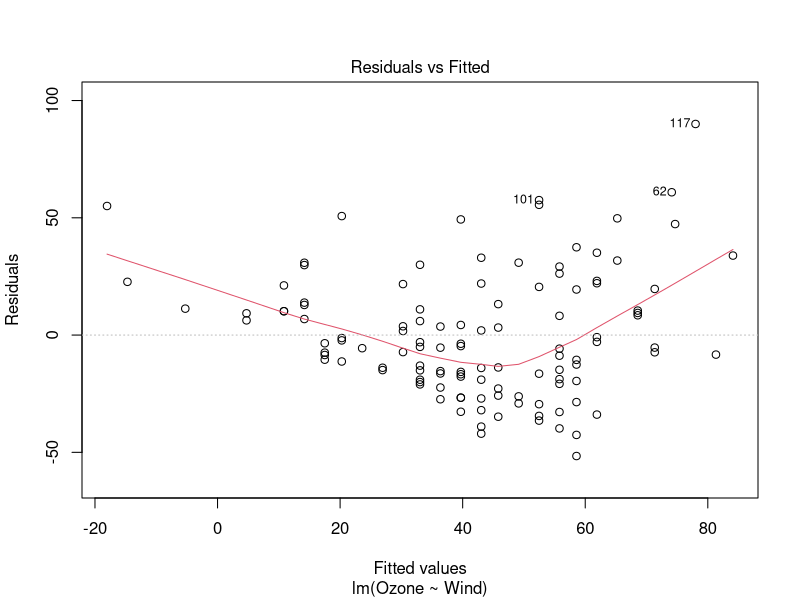
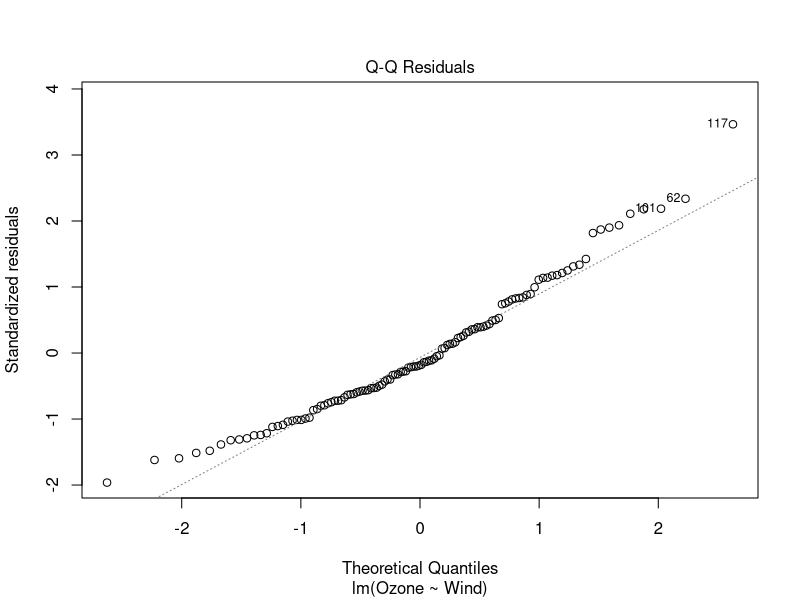
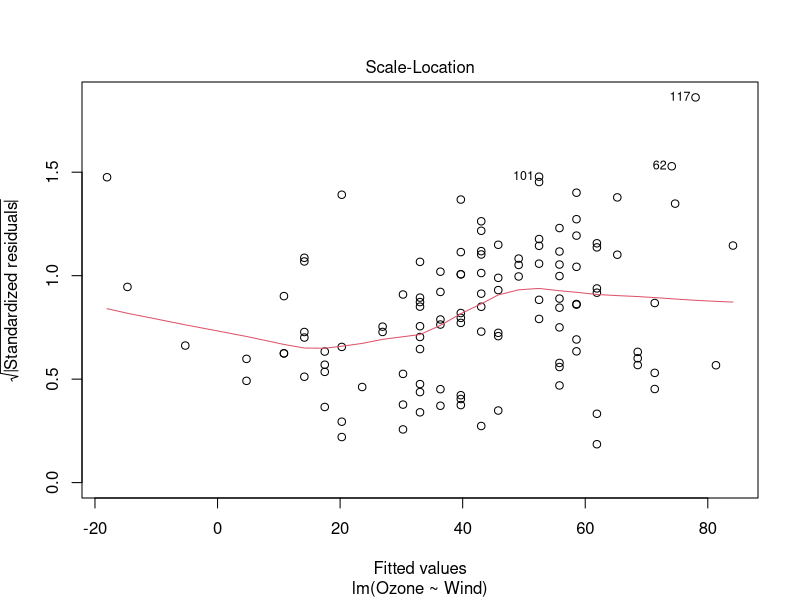
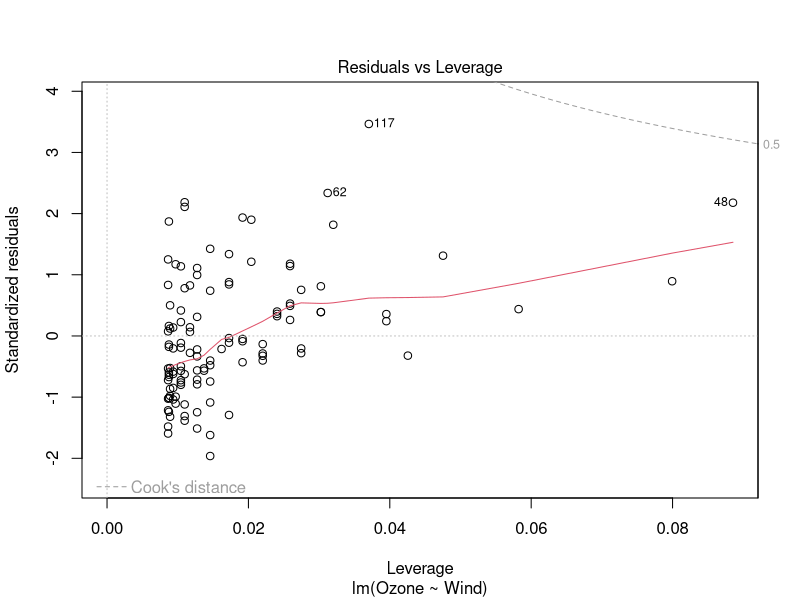
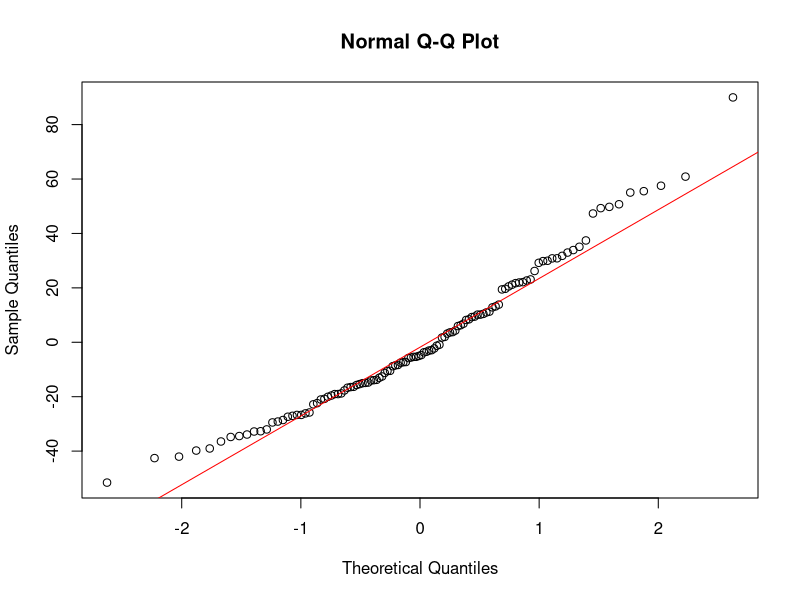

Generate these figures, in order, with R:
#Lab 8

####EXERCISE 4

data("airquality") #load air quality data

mod.ex4 = lm(Temp~Ozone, data=airquality) #make linear model
res.ex4 = residuals(mod.ex4) #calculate residuals
RSS.ex4 = sum(res.ex4^2) #calculate RSS
k = 2 #2 parameters
n = length(res.ex4) #n = 116 because res.ex4 has 116 values (after removing NAs from Temp and/or Ozone data)
#SSY = sum((y-ymean)^2); can calculate by doing deviance of null model after removing NAs
dat.new = subset(airquality, Ozone!="NA" & Temp!="NA") #remove NAs from data to prep for SSY calculation
SSY.ex4 = deviance(lm(Temp~1, data=dat.new)) #calculate SSY using null model with rows with NAs removed
adjR2 = 1 - (RSS.ex4/(n-k))/(SSY.ex4/(n-1))
adjR2
summary(mod.ex4) #check our R2 using the model summary
#adjusted R2 = 0.4832


#rewrite this code using variance:
SSY1.ex4 = var(dat.new$Temp)*115 #this should be equal to SSY.ex4
#114 = degrees of freedom of residuals
#115 = degrees of freedom of the sample
newR2 = 1 - (RSS.ex4/(n-k))/(SSY1.ex4/(n-1))
newR2
#newR2 = 0.4832, which is equal to the above previous calculation and the computer-calculated value.

#### EXERCISE 5

model = lm(Ozone~Wind, data=airquality)
plot(model)
#this plot function generates graphs of the residuals, a qqplot, and square root of residuals,
#which can be used to check for independency, homoscedasticity, and normality (ignoring fourth graph).

library(lmtest)
dwtest(model, alternative=c("two.sided"))
#This test confirms that there is no lack of dependency, as our p-value is less than .05

bptest(model)
#This tests for homoscedasticity. Our p-value is less than .05, so our residuals are not homoscedastistic.

qqnorm(residuals(model))
qqline(residuals(model), col="red")
#The plot stays close to the redline, indicating that our residuals are normally distributed.

### Oscar: 
### Good try, but actually, this is not close enough...It takes experience to judge the qqplot. 

shapiro.test(residuals(model))
#However, our p-value here is less than .05, indicating that the residuals are not normally distributed.
#This would make me decide that our residuals are not normally distributed, despite the q-q plot.
